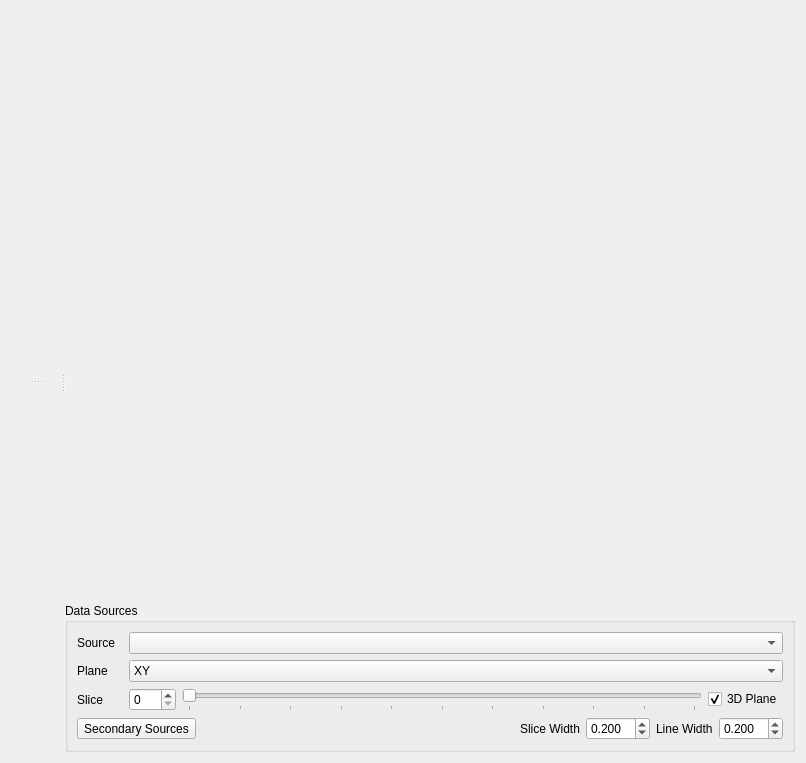
<?xml version="1.0" encoding="UTF-8"?>
<ui version="4.0">
 <class>Draw2DView3Plane</class>
 <widget class="QWidget" name="Draw2DView3Plane">
  <property name="geometry">
   <rect>
    <x>0</x>
    <y>0</y>
    <width>806</width>
    <height>763</height>
   </rect>
  </property>
  <property name="windowTitle">
   <string>Form</string>
  </property>
  <layout class="QGridLayout" name="gridLayout">
   <item row="0" column="0">
    <widget class="QSplitter" name="vsplit">
     <property name="orientation">
      <enum>Qt::Horizontal</enum>
     </property>
     <widget class="QSplitter" name="hsplit">
      <property name="minimumSize">
       <size>
        <width>50</width>
        <height>0</height>
       </size>
      </property>
      <property name="orientation">
       <enum>Qt::Vertical</enum>
      </property>
      <property name="childrenCollapsible">
       <bool>false</bool>
      </property>
      <widget class="QWidget" name="drawWidgetTL" native="true"/>
      <widget class="QWidget" name="drawWidgetBL" native="true"/>
     </widget>
     <widget class="QWidget" name="verticalLayoutWidget">
      <layout class="QVBoxLayout" name="mainLayout">
       <item>
        <widget class="QWidget" name="drawWidget" native="true">
         <property name="sizePolicy">
          <sizepolicy hsizetype="MinimumExpanding" vsizetype="MinimumExpanding">
           <horstretch>0</horstretch>
           <verstretch>0</verstretch>
          </sizepolicy>
         </property>
         <property name="focusPolicy">
          <enum>Qt::StrongFocus</enum>
         </property>
        </widget>
       </item>
       <item>
        <widget class="QGroupBox" name="dataGroup">
         <property name="sizePolicy">
          <sizepolicy hsizetype="Preferred" vsizetype="Fixed">
           <horstretch>0</horstretch>
           <verstretch>0</verstretch>
          </sizepolicy>
         </property>
         <property name="title">
          <string>Data Sources</string>
         </property>
         <layout class="QVBoxLayout" name="verticalLayout_2">
          <item>
           <layout class="QHBoxLayout" name="horizontalLayout_3">
            <property name="topMargin">
             <number>0</number>
            </property>
            <item>
             <widget class="QLabel" name="label_2">
              <property name="sizePolicy">
               <sizepolicy hsizetype="Fixed" vsizetype="Preferred">
                <horstretch>0</horstretch>
                <verstretch>0</verstretch>
               </sizepolicy>
              </property>
              <property name="minimumSize">
               <size>
                <width>46</width>
                <height>0</height>
               </size>
              </property>
              <property name="text">
               <string>Source</string>
              </property>
             </widget>
            </item>
            <item>
             <widget class="QComboBox" name="sourceBox">
              <property name="sizePolicy">
               <sizepolicy hsizetype="Ignored" vsizetype="Fixed">
                <horstretch>0</horstretch>
                <verstretch>0</verstretch>
               </sizepolicy>
              </property>
              <property name="toolTip">
               <string>Select the source image to view</string>
              </property>
             </widget>
            </item>
           </layout>
          </item>
          <item>
           <layout class="QHBoxLayout" name="horizontalLayout_4">
            <property name="topMargin">
             <number>0</number>
            </property>
            <item>
             <widget class="QLabel" name="planeLabel">
              <property name="sizePolicy">
               <sizepolicy hsizetype="Fixed" vsizetype="Preferred">
                <horstretch>0</horstretch>
                <verstretch>0</verstretch>
               </sizepolicy>
              </property>
              <property name="minimumSize">
               <size>
                <width>46</width>
                <height>0</height>
               </size>
              </property>
              <property name="text">
               <string>Plane</string>
              </property>
             </widget>
            </item>
            <item>
             <widget class="QComboBox" name="planeBox">
              <property name="sizePolicy">
               <sizepolicy hsizetype="Ignored" vsizetype="Fixed">
                <horstretch>0</horstretch>
                <verstretch>0</verstretch>
               </sizepolicy>
              </property>
              <property name="toolTip">
               <string>Select the plane at which to view the source image</string>
              </property>
              <item>
               <property name="text">
                <string>XY</string>
               </property>
              </item>
              <item>
               <property name="text">
                <string>YZ</string>
               </property>
              </item>
              <item>
               <property name="text">
                <string>XZ</string>
               </property>
              </item>
             </widget>
            </item>
           </layout>
          </item>
          <item>
           <layout class="QHBoxLayout" name="horizontalLayout">
            <item>
             <widget class="QLabel" name="sliceLabel">
              <property name="sizePolicy">
               <sizepolicy hsizetype="Fixed" vsizetype="Preferred">
                <horstretch>0</horstretch>
                <verstretch>0</verstretch>
               </sizepolicy>
              </property>
              <property name="minimumSize">
               <size>
                <width>46</width>
                <height>0</height>
               </size>
              </property>
              <property name="text">
               <string>Slice</string>
              </property>
             </widget>
            </item>
            <item>
             <widget class="QSpinBox" name="imageBox">
              <property name="sizePolicy">
               <sizepolicy hsizetype="Fixed" vsizetype="Fixed">
                <horstretch>0</horstretch>
                <verstretch>0</verstretch>
               </sizepolicy>
              </property>
              <property name="toolTip">
               <string>Slice number/position being viewed</string>
              </property>
              <property name="maximum">
               <number>999</number>
              </property>
             </widget>
            </item>
            <item>
             <widget class="QSlider" name="imageSlider">
              <property name="sizePolicy">
               <sizepolicy hsizetype="Expanding" vsizetype="MinimumExpanding">
                <horstretch>0</horstretch>
                <verstretch>0</verstretch>
               </sizepolicy>
              </property>
              <property name="toolTip">
               <string>Set slice number/position</string>
              </property>
              <property name="maximum">
               <number>10</number>
              </property>
              <property name="pageStep">
               <number>1</number>
              </property>
              <property name="orientation">
               <enum>Qt::Horizontal</enum>
              </property>
              <property name="invertedControls">
               <bool>false</bool>
              </property>
              <property name="tickPosition">
               <enum>QSlider::TicksBelow</enum>
              </property>
              <property name="tickInterval">
               <number>1</number>
              </property>
             </widget>
            </item>
            <item>
             <widget class="QCheckBox" name="indicatorBox">
              <property name="toolTip">
               <string>Show the view plane indicator in the 3D view</string>
              </property>
              <property name="text">
               <string>3D Plane</string>
              </property>
              <property name="checked">
               <bool>true</bool>
              </property>
             </widget>
            </item>
           </layout>
          </item>
          <item>
           <layout class="QHBoxLayout" name="horizontalLayout_2">
            <property name="topMargin">
             <number>0</number>
            </property>
            <item>
             <widget class="QToolButton" name="secondsButton">
              <property name="toolTip">
               <string>Select secondary images/meshes to view in conjunction with source image</string>
              </property>
              <property name="text">
               <string>Secondary Sources</string>
              </property>
             </widget>
            </item>
            <item>
             <spacer name="horizontalSpacer">
              <property name="orientation">
               <enum>Qt::Horizontal</enum>
              </property>
              <property name="sizeHint" stdset="0">
               <size>
                <width>40</width>
                <height>20</height>
               </size>
              </property>
             </spacer>
            </item>
            <item>
             <widget class="QLabel" name="label">
              <property name="text">
               <string>Slice Width</string>
              </property>
             </widget>
            </item>
            <item>
             <widget class="QDoubleSpinBox" name="sliceWidthBox">
              <property name="toolTip">
               <string>Width of slices of images view at angles</string>
              </property>
              <property name="decimals">
               <number>3</number>
              </property>
              <property name="minimum">
               <double>0.001000000000000</double>
              </property>
              <property name="singleStep">
               <double>0.010000000000000</double>
              </property>
              <property name="value">
               <double>0.200000000000000</double>
              </property>
             </widget>
            </item>
            <item>
             <widget class="QLabel" name="label_3">
              <property name="text">
               <string>Line Width</string>
              </property>
             </widget>
            </item>
            <item>
             <widget class="QDoubleSpinBox" name="lineWidthBox">
              <property name="toolTip">
               <string>Width of mesh lines</string>
              </property>
              <property name="decimals">
               <number>3</number>
              </property>
              <property name="minimum">
               <double>0.001000000000000</double>
              </property>
              <property name="singleStep">
               <double>0.200000000000000</double>
              </property>
              <property name="value">
               <double>0.200000000000000</double>
              </property>
             </widget>
            </item>
           </layout>
          </item>
         </layout>
        </widget>
       </item>
      </layout>
     </widget>
    </widget>
   </item>
  </layout>
 </widget>
 <resources/>
 <connections/>
</ui>
